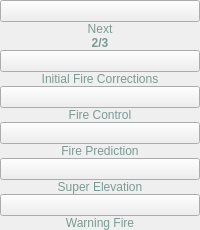
         <widget class="QWidget" name="page_20">
          <layout class="QVBoxLayout" name="verticalLayout_16">
           <property name="spacing">
            <number>0</number>
           </property>
           <property name="leftMargin">
            <number>0</number>
           </property>
           <property name="topMargin">
            <number>0</number>
           </property>
           <property name="rightMargin">
            <number>0</number>
           </property>
           <property name="bottomMargin">
            <number>0</number>
           </property>
           <item>
            <widget class="QPushButton" name="weapon_bt_next_2">
             <property name="sizePolicy">
              <sizepolicy hsizetype="Minimum" vsizetype="Expanding">
               <horstretch>0</horstretch>
               <verstretch>0</verstretch>
              </sizepolicy>
             </property>
             <property name="text">
              <string/>
             </property>
            </widget>
           </item>
           <item>
            <widget class="QLabel" name="label_80">
             <property name="sizePolicy">
              <sizepolicy hsizetype="Preferred" vsizetype="Preferred">
               <horstretch>0</horstretch>
               <verstretch>0</verstretch>
              </sizepolicy>
             </property>
             <property name="styleSheet">
              <string notr="true">color: rgb(123, 154, 147);
</string>
             </property>
             <property name="text">
              <string>Next</string>
             </property>
             <property name="alignment">
              <set>Qt::AlignCenter</set>
             </property>
            </widget>
           </item>
           <item>
            <widget class="QLabel" name="label_78">
             <property name="font">
              <font>
               <weight>75</weight>
               <bold>true</bold>
              </font>
             </property>
             <property name="styleSheet">
              <string notr="true">color: rgb(123, 154, 147);</string>
             </property>
             <property name="text">
              <string>2/3</string>
             </property>
             <property name="alignment">
              <set>Qt::AlignCenter</set>
             </property>
            </widget>
           </item>
           <item>
            <widget class="QPushButton" name="bt_weapon_init_FC">
             <property name="sizePolicy">
              <sizepolicy hsizetype="Minimum" vsizetype="Expanding">
               <horstretch>0</horstretch>
               <verstretch>0</verstretch>
              </sizepolicy>
             </property>
             <property name="text">
              <string/>
             </property>
            </widget>
           </item>
           <item>
            <widget class="QLabel" name="label_77">
             <property name="styleSheet">
              <string notr="true">color: rgb(123, 154, 147);</string>
             </property>
             <property name="text">
              <string>Initial Fire Corrections</string>
             </property>
             <property name="alignment">
              <set>Qt::AlignCenter</set>
             </property>
            </widget>
           </item>
           <item>
            <widget class="QPushButton" name="bt_weapon_fc">
             <property name="sizePolicy">
              <sizepolicy hsizetype="Minimum" vsizetype="Expanding">
               <horstretch>0</horstretch>
               <verstretch>0</verstretch>
              </sizepolicy>
             </property>
             <property name="text">
              <string/>
             </property>
            </widget>
           </item>
           <item>
            <widget class="QLabel" name="label_81">
             <property name="styleSheet">
              <string notr="true">color: rgb(123, 154, 147);</string>
             </property>
             <property name="text">
              <string>Fire Control</string>
             </property>
             <property name="alignment">
              <set>Qt::AlignCenter</set>
             </property>
            </widget>
           </item>
           <item>
            <widget class="QPushButton" name="bt_weapon_fp">
             <property name="sizePolicy">
              <sizepolicy hsizetype="Minimum" vsizetype="Expanding">
               <horstretch>0</horstretch>
               <verstretch>0</verstretch>
              </sizepolicy>
             </property>
             <property name="text">
              <string/>
             </property>
            </widget>
           </item>
           <item>
            <widget class="QLabel" name="label_79">
             <property name="styleSheet">
              <string notr="true">color: rgb(123, 154, 147);</string>
             </property>
             <property name="text">
              <string>Fire Prediction</string>
             </property>
             <property name="alignment">
              <set>Qt::AlignCenter</set>
             </property>
            </widget>
           </item>
           <item>
            <widget class="QPushButton" name="bt_weapon_super_elevation">
             <property name="sizePolicy">
              <sizepolicy hsizetype="Minimum" vsizetype="Expanding">
               <horstretch>0</horstretch>
               <verstretch>0</verstretch>
              </sizepolicy>
             </property>
             <property name="text">
              <string/>
             </property>
            </widget>
           </item>
           <item>
            <widget class="QLabel" name="label_82">
             <property name="styleSheet">
              <string notr="true">color: rgb(123, 154, 147);</string>
             </property>
             <property name="text">
              <string>Super Elevation</string>
             </property>
             <property name="alignment">
              <set>Qt::AlignCenter</set>
             </property>
            </widget>
           </item>
           <item>
            <widget class="QPushButton" name="bt_weapon_warning_fire">
             <property name="sizePolicy">
              <sizepolicy hsizetype="Minimum" vsizetype="Expanding">
               <horstretch>0</horstretch>
               <verstretch>0</verstretch>
              </sizepolicy>
             </property>
             <property name="text">
              <string/>
             </property>
            </widget>
           </item>
           <item>
            <widget class="QLabel" name="label_76">
             <property name="styleSheet">
              <string notr="true">color: rgb(123, 154, 147);</string>
             </property>
             <property name="text">
              <string>Warning Fire</string>
             </property>
             <property name="alignment">
              <set>Qt::AlignCenter</set>
             </property>
            </widget>
           </item>
          </layout>
         </widget>
